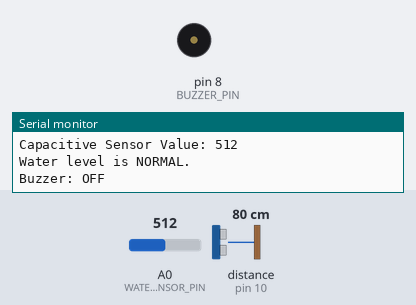
A sketch run on a simulated Arduino Uno, built with avr-gcc and run on an emulated ATmega328P. Parts: buzzer (waves = sounding, pin HIGH), the last lines printed to the serial monitor. Wiring (inferred from the names in the program): ultrasonic range finder: trigger pin 9; echo pin 10. The inputs (shaded band) are chosen by the test bench; at power-on: distance to the obstacle (sensor on pin 10) 80 cm, A0 (WATER_SENSOR_PIN) = 512. The echo pulse lasts 58.3 µs per cm; pins used as bus, display or sensor lines are not drawn.

Above: at 1.9 s.
2.0 s: distance to the obstacle (sensor on pin 10) set to 12 cm
3.5 s: distance to the obstacle (sensor on pin 10) set to 9 cm
At 5.1 s:
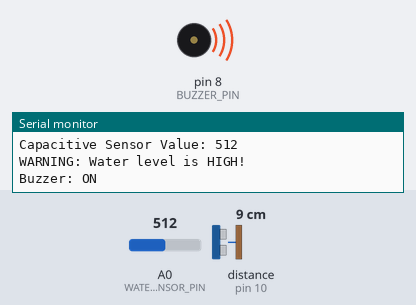
5.8 s: distance to the obstacle (sensor on pin 10) set to 18 cm
At 7.0 s:
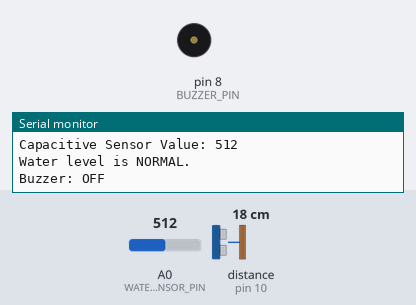
7.9 s: distance to the obstacle (sensor on pin 10) set to 2 cm
At 9.2 s:
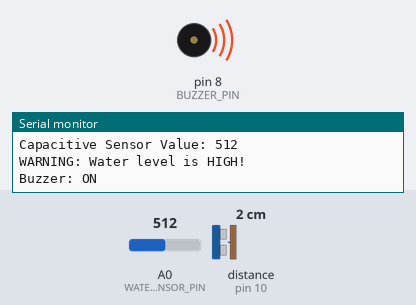
Timing chart, 0 to 10.9 s (numbered marks = the images above; inputs shaded):
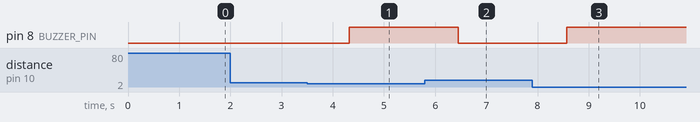

Measured:
- the behaviour switches between 11 and 10 cm on distance to the obstacle (sensor on pin 10) (found by bisection; images 0 and 1)
- after the input at 3.5 s, pin 8 (BUZZER_PIN): LOW → HIGH after 0.82 s
- after the input at 5.8 s, pin 8 (BUZZER_PIN): HIGH → LOW after 0.65 s
- after the input at 7.9 s, pin 8 (BUZZER_PIN): LOW → HIGH after 0.67 s

The sketch:

code-water_level_detector.ino
```cpp
// HC-SR04 pins
#define TRIG_PIN 9
#define ECHO_PIN 10

// Capacitive water level sensor
#define WATER_SENSOR_PIN A0

// Buzzer
#define BUZZER_PIN 8

// Distance threshold in cm
#define WATER_LEVEL_THRESHOLD 10

void setup()
{
  Serial.begin(9600);

  pinMode(TRIG_PIN, OUTPUT);
  pinMode(ECHO_PIN, INPUT);

  pinMode(WATER_SENSOR_PIN, INPUT);
  pinMode(BUZZER_PIN, OUTPUT);

  digitalWrite(BUZZER_PIN, LOW);

  Serial.println("Water Level Detector");
  Serial.println("--------------------");
}

void loop()
{

  // HC-SR04 distance measurement

  digitalWrite(TRIG_PIN, LOW);
  delayMicroseconds(2);

  digitalWrite(TRIG_PIN, HIGH);
  delayMicroseconds(10);
  digitalWrite(TRIG_PIN, LOW);

  long duration = pulseIn(ECHO_PIN, HIGH);

  // Calculate distance in cm
  float distance = duration * 0.0343 / 2;


  // Capacitive sensor reading

  int waterSensorValue = analogRead(WATER_SENSOR_PIN);


  // Display readings


  Serial.println("--------------------");

  Serial.print("Water Surface Distance: ");
  Serial.print(distance);
  Serial.println(" cm");

  Serial.print("Capacitive Sensor Value: ");
  Serial.println(waterSensorValue);


  // Water level alert


  if (distance <= WATER_LEVEL_THRESHOLD)
  {
    digitalWrite(BUZZER_PIN, HIGH);

    Serial.println("WARNING: Water level is HIGH!");
    Serial.println("Buzzer: ON");
  }
  else
  {
    digitalWrite(BUZZER_PIN, LOW);

    Serial.println("Water level is NORMAL.");
    Serial.println("Buzzer: OFF");
  }

  delay(1000);
}
```
